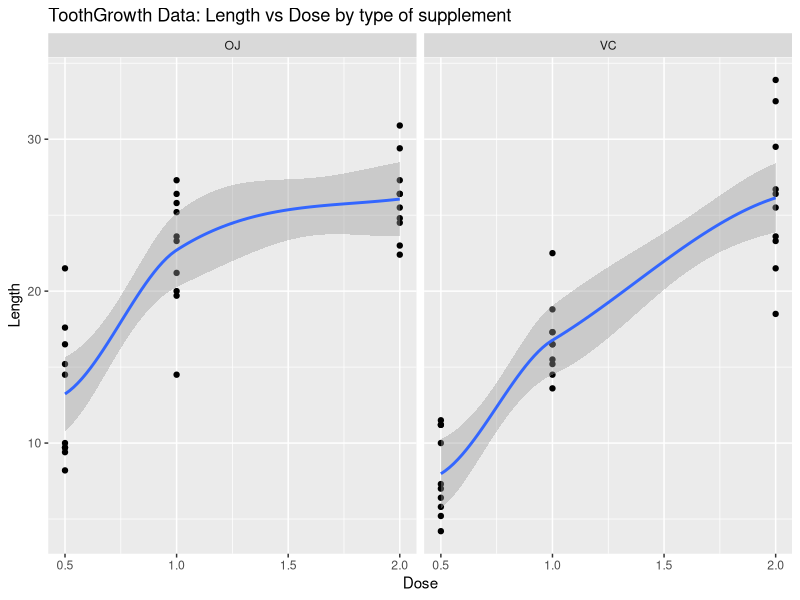
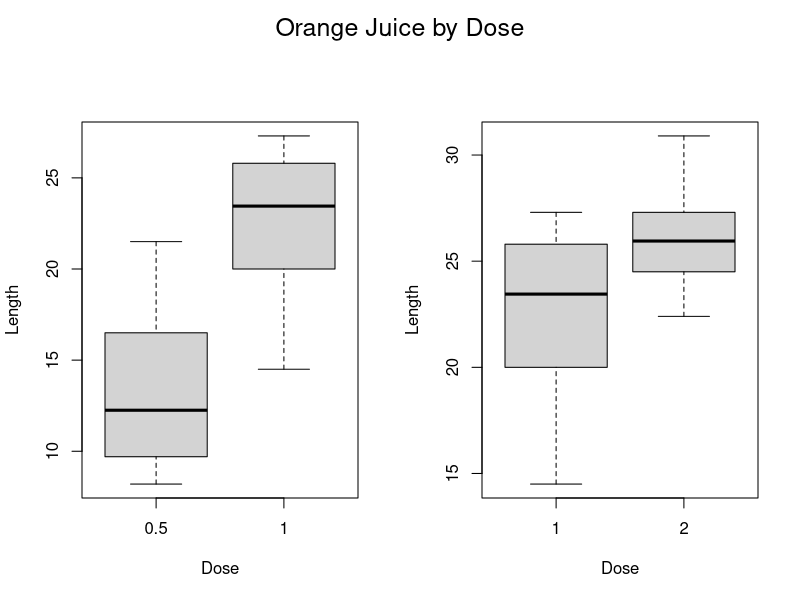
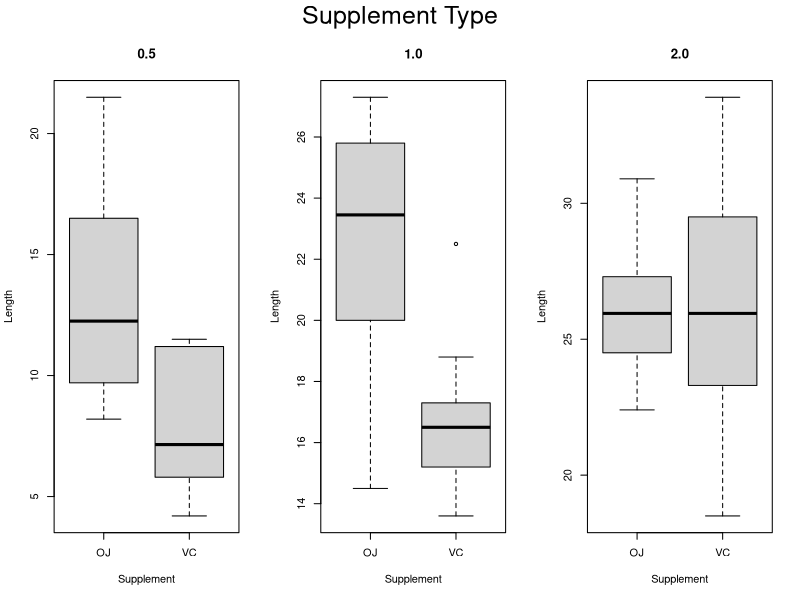

Reproduce these figures in R, in order.
## ---- chunk 1
library('ggplot2')
library('dplyr')
toothGrowth <- tbl_df(ToothGrowth)
## ---- chunk 2
ggplot(toothGrowth, aes(x=dose,y=len))+facet_wrap(~supp) + geom_point() + geom_smooth(method='loess') + ggtitle('ToothGrowth Data: Length vs Dose by type of supplement') + xlab('Dose') + ylab('Length')
## ---- chunk 3
oj0.5to1.0 <- toothGrowth %>% filter((dose==0.5 | dose==1.0) & supp=='OJ')
vc0.5to1.0 <- toothGrowth %>% filter((dose==0.5 | dose==1.0) & supp=='VC')
oj1.0to2.0 <- toothGrowth %>% filter((dose==2.0 | dose==1.0) & supp=='OJ')
vc1.0to2.0 <- toothGrowth %>% filter((dose==2.0 | dose==1.0) & supp=='VC')
## ---- chunk 4
par(mfrow=c(1,2),oma = c(0, 0, 2, 0))
with(oj0.5to1.0,boxplot(len~dose,xlab='Dose',ylab='Length'))
with(oj1.0to2.0,boxplot(len~dose,xlab='Dose',ylab='Length'))
mtext('Orange Juice by Dose',outer=TRUE, cex=1.5)
## ---- chunk 5
dose0.5 <- toothGrowth %>% filter(dose==0.5)
dose1.0 <- toothGrowth %>% filter(dose==1.0)
dose2.0 <- toothGrowth %>% filter(dose==2.0)
## ---- chunk 6
par(mfrow=c(1,3),oma = c(0, 0, 2, 0))
with(dose0.5,boxplot(len~supp, main='0.5',xlab='Supplement',ylab='Length'))
with(dose1.0,boxplot(len~supp, main='1.0',xlab='Supplement',ylab='Length'))
with(dose2.0,boxplot(len~supp, main='2.0',xlab='Supplement',ylab='Length'))
mtext('Supplement Type',outer=TRUE, cex=1.5)
## ---- chunk 7
#T-tests for length vs. dose
t.test(len ~ dose, data=oj0.5to1.0, conf.level=0.99)
t.test(len ~ dose, data=vc0.5to1.0, conf.level=0.99)
t.test(len ~ dose, data=oj1.0to2.0, conf.level=0.99)
t.test(len ~ dose, data=vc1.0to2.0, conf.level=0.99)
t.test(len ~ dose, data=oj1.0to2.0, conf.level=0.95)
#T-tests for length vs. supplement type
t.test(len ~ supp, data=dose0.5, conf.level=0.99)
t.test(len ~ supp, data=dose1.0, conf.level=0.99)
t.test(len ~ supp, data=dose2.0, conf.level=0.99)
